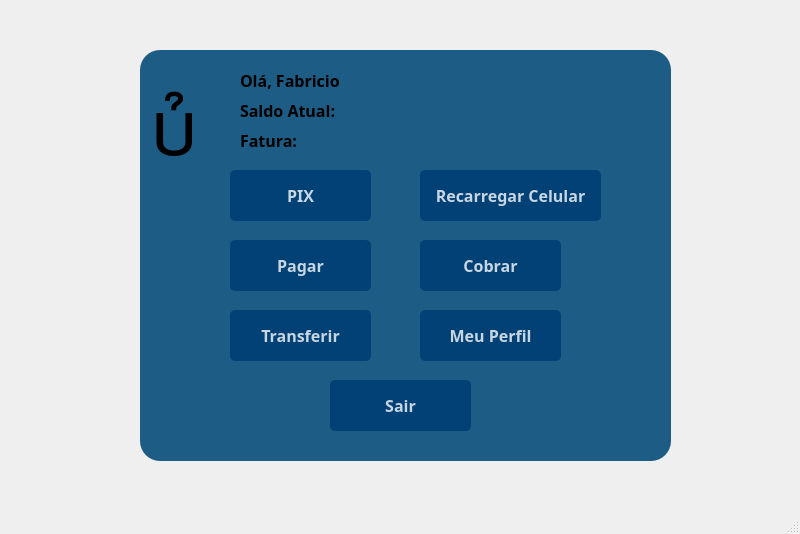
<?xml version="1.0" encoding="UTF-8"?>
<ui version="4.0">
 <class>tela_main</class>
 <widget class="QMainWindow" name="tela_main">
  <property name="geometry">
   <rect>
    <x>0</x>
    <y>0</y>
    <width>800</width>
    <height>534</height>
   </rect>
  </property>
  <property name="windowTitle">
   <string>MainWindow</string>
  </property>
  <widget class="QWidget" name="centralwidget">
   <widget class="QWidget" name="widget" native="true">
    <property name="geometry">
     <rect>
      <x>140</x>
      <y>50</y>
      <width>531</width>
      <height>411</height>
     </rect>
    </property>
    <property name="styleSheet">
     <string notr="true">background-color: rgb(29, 92, 132);
border-radius:20px;</string>
    </property>
    <widget class="QPushButton" name="pixButton">
     <property name="geometry">
      <rect>
       <x>90</x>
       <y>120</y>
       <width>141</width>
       <height>51</height>
      </rect>
     </property>
     <property name="font">
      <font>
       <family>Arial Black</family>
       <pointsize>12</pointsize>
       <weight>75</weight>
       <bold>true</bold>
      </font>
     </property>
     <property name="styleSheet">
      <string notr="true">QPushButton#pixButton{
background-color:rgba(2, 65, 118, 255);
color:rgba(255, 255, 255, 200);
border-radius:5px;
}

QPushButton#pixButton:pressed{
padding-left:5px;
padding-top:5px;
background-color:qlineargradient(spread:pad, x1:1, y1:1, x2:1, y2:0, stop:0 rgba(66, 199, 255, 100), stop:1 rgba(255, 255, 255, 100));
}

QPushButton#pixButton{
background-color:rgba(2, 65, 118, 255);
}
</string>
     </property>
     <property name="text">
      <string>PIX</string>
     </property>
    </widget>
    <widget class="QLabel" name="label">
     <property name="geometry">
      <rect>
       <x>10</x>
       <y>20</y>
       <width>151</width>
       <height>101</height>
      </rect>
     </property>
     <property name="font">
      <font>
       <pointsize>60</pointsize>
      </font>
     </property>
     <property name="styleSheet">
      <string notr="true">background-color: 0</string>
     </property>
     <property name="text">
      <string></string>
     </property>
    </widget>
    <widget class="QLabel" name="msg_label">
     <property name="geometry">
      <rect>
       <x>120</x>
       <y>290</y>
       <width>281</width>
       <height>16</height>
      </rect>
     </property>
     <property name="text">
      <string/>
     </property>
    </widget>
    <widget class="QPushButton" name="pagarButton">
     <property name="geometry">
      <rect>
       <x>90</x>
       <y>190</y>
       <width>141</width>
       <height>51</height>
      </rect>
     </property>
     <property name="font">
      <font>
       <family>Arial Black</family>
       <pointsize>12</pointsize>
       <weight>75</weight>
       <bold>true</bold>
      </font>
     </property>
     <property name="styleSheet">
      <string notr="true">
QPushButton#pagarButton{
background-color:rgba(2, 65, 118, 255);
color:rgba(255, 255, 255, 200);
border-radius:5px;
}

QPushButton#pagarButton:pressed{
padding-left:5px;
padding-top:5px;
background-color:qlineargradient(spread:pad, x1:1, y1:1, x2:1, y2:0, stop:0 rgba(66, 199, 255, 100), stop:1 rgba(255, 255, 255, 100));
}

QPushButton#pagarButton{
background-color:rgba(2, 65, 118, 255);
}
</string>
     </property>
     <property name="text">
      <string>Pagar</string>
     </property>
    </widget>
    <widget class="QLabel" name="label_2">
     <property name="geometry">
      <rect>
       <x>100</x>
       <y>20</y>
       <width>181</width>
       <height>21</height>
      </rect>
     </property>
     <property name="font">
      <font>
       <family>Arial Black</family>
       <pointsize>12</pointsize>
       <weight>75</weight>
       <bold>true</bold>
      </font>
     </property>
     <property name="styleSheet">
      <string notr="true">background-color: 0</string>
     </property>
     <property name="text">
      <string>Olá, Fabricio</string>
     </property>
    </widget>
    <widget class="QPushButton" name="transferirButton">
     <property name="geometry">
      <rect>
       <x>90</x>
       <y>260</y>
       <width>141</width>
       <height>51</height>
      </rect>
     </property>
     <property name="font">
      <font>
       <family>Arial Black</family>
       <pointsize>12</pointsize>
       <weight>75</weight>
       <bold>true</bold>
      </font>
     </property>
     <property name="styleSheet">
      <string notr="true">
QPushButton#transferirButton{
background-color:rgba(2, 65, 118, 255);
color:rgba(255, 255, 255, 200);
border-radius:5px;
}

QPushButton#transferirButton:pressed{
padding-left:5px;
padding-top:5px;
background-color:qlineargradient(spread:pad, x1:1, y1:1, x2:1, y2:0, stop:0 rgba(66, 199, 255, 100), stop:1 rgba(255, 255, 255, 100));
}

QPushButton#transferirButton{
background-color:rgba(2, 65, 118, 255);
}
</string>
     </property>
     <property name="text">
      <string>Transferir</string>
     </property>
    </widget>
    <widget class="QPushButton" name="recargaButton">
     <property name="geometry">
      <rect>
       <x>280</x>
       <y>120</y>
       <width>181</width>
       <height>51</height>
      </rect>
     </property>
     <property name="font">
      <font>
       <family>Arial Black</family>
       <pointsize>12</pointsize>
       <weight>75</weight>
       <bold>true</bold>
      </font>
     </property>
     <property name="styleSheet">
      <string notr="true">
QPushButton#recargaButton{
background-color:rgba(2, 65, 118, 255);
color:rgba(255, 255, 255, 200);
border-radius:5px;
}

QPushButton#recargaButton:pressed{
padding-left:5px;
padding-top:5px;
background-color:qlineargradient(spread:pad, x1:1, y1:1, x2:1, y2:0, stop:0 rgba(66, 199, 255, 100), stop:1 rgba(255, 255, 255, 100));
}

QPushButton#recargaButton{
background-color:rgba(2, 65, 118, 255);
}
</string>
     </property>
     <property name="text">
      <string>Recarregar Celular</string>
     </property>
    </widget>
    <widget class="QPushButton" name="cobrarButton">
     <property name="geometry">
      <rect>
       <x>280</x>
       <y>190</y>
       <width>141</width>
       <height>51</height>
      </rect>
     </property>
     <property name="font">
      <font>
       <family>Arial Black</family>
       <pointsize>12</pointsize>
       <weight>75</weight>
       <bold>true</bold>
      </font>
     </property>
     <property name="styleSheet">
      <string notr="true">
QPushButton#cobrarButton{
background-color:rgba(2, 65, 118, 255);
color:rgba(255, 255, 255, 200);
border-radius:5px;
}

QPushButton#cobrarButton:pressed{
padding-left:5px;
padding-top:5px;
background-color:qlineargradient(spread:pad, x1:1, y1:1, x2:1, y2:0, stop:0 rgba(66, 199, 255, 100), stop:1 rgba(255, 255, 255, 100));
}

QPushButton#cobrarButton{
background-color:rgba(2, 65, 118, 255);
}
</string>
     </property>
     <property name="text">
      <string>Cobrar</string>
     </property>
    </widget>
    <widget class="QPushButton" name="perfilButton">
     <property name="geometry">
      <rect>
       <x>280</x>
       <y>260</y>
       <width>141</width>
       <height>51</height>
      </rect>
     </property>
     <property name="font">
      <font>
       <family>Arial Black</family>
       <pointsize>12</pointsize>
       <weight>75</weight>
       <bold>true</bold>
      </font>
     </property>
     <property name="styleSheet">
      <string notr="true">
QPushButton#perfilButton{
background-color:rgba(2, 65, 118, 255);
color:rgba(255, 255, 255, 200);
border-radius:5px;
}

QPushButton#perfilButton:pressed{
padding-left:5px;
padding-top:5px;
background-color:qlineargradient(spread:pad, x1:1, y1:1, x2:1, y2:0, stop:0 rgba(66, 199, 255, 100), stop:1 rgba(255, 255, 255, 100));
}

QPushButton#perfilButton{
background-color:rgba(2, 65, 118, 255);
}
</string>
     </property>
     <property name="text">
      <string>Meu Perfil</string>
     </property>
    </widget>
    <widget class="QPushButton" name="sairButton">
     <property name="geometry">
      <rect>
       <x>190</x>
       <y>330</y>
       <width>141</width>
       <height>51</height>
      </rect>
     </property>
     <property name="font">
      <font>
       <family>Arial Black</family>
       <pointsize>12</pointsize>
       <weight>75</weight>
       <bold>true</bold>
      </font>
     </property>
     <property name="styleSheet">
      <string notr="true">
QPushButton#sairButton{
background-color:rgba(2, 65, 118, 255);
color:rgba(255, 255, 255, 200);
border-radius:5px;
}

QPushButton#sairButton:pressed{
padding-left:5px;
padding-top:5px;
background-color:qlineargradient(spread:pad, x1:1, y1:1, x2:1, y2:0, stop:0 rgba(66, 199, 255, 100), stop:1 rgba(255, 255, 255, 100));
}

QPushButton#sairButton{
background-color:rgba(2, 65, 118, 255);
}
</string>
     </property>
     <property name="text">
      <string>Sair</string>
     </property>
    </widget>
    <widget class="QLabel" name="labelSaldo">
     <property name="geometry">
      <rect>
       <x>100</x>
       <y>50</y>
       <width>181</width>
       <height>21</height>
      </rect>
     </property>
     <property name="font">
      <font>
       <family>Arial Black</family>
       <pointsize>12</pointsize>
       <weight>75</weight>
       <bold>true</bold>
      </font>
     </property>
     <property name="styleSheet">
      <string notr="true">background-color: 0</string>
     </property>
     <property name="text">
      <string>Saldo Atual:</string>
     </property>
    </widget>
    <widget class="QLabel" name="faturaLabel">
     <property name="geometry">
      <rect>
       <x>100</x>
       <y>80</y>
       <width>181</width>
       <height>21</height>
      </rect>
     </property>
     <property name="font">
      <font>
       <family>Arial Black</family>
       <pointsize>12</pointsize>
       <weight>75</weight>
       <bold>true</bold>
      </font>
     </property>
     <property name="styleSheet">
      <string notr="true">background-color: 0</string>
     </property>
     <property name="text">
      <string>Fatura:</string>
     </property>
    </widget>
   </widget>
  </widget>
  <widget class="QMenuBar" name="menubar">
   <property name="geometry">
    <rect>
     <x>0</x>
     <y>0</y>
     <width>800</width>
     <height>21</height>
    </rect>
   </property>
  </widget>
  <widget class="QStatusBar" name="statusbar"/>
 </widget>
 <resources/>
 <connections/>
</ui>
